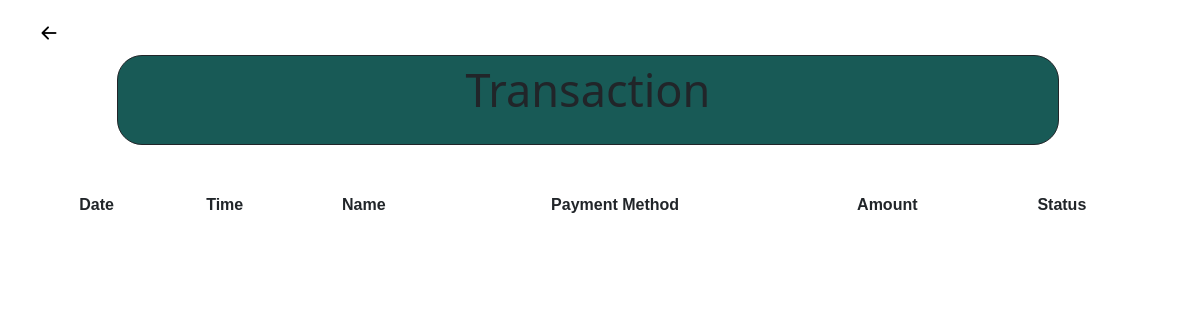
Page /transac.php?userid=10 (signed in) on the earlier database version.
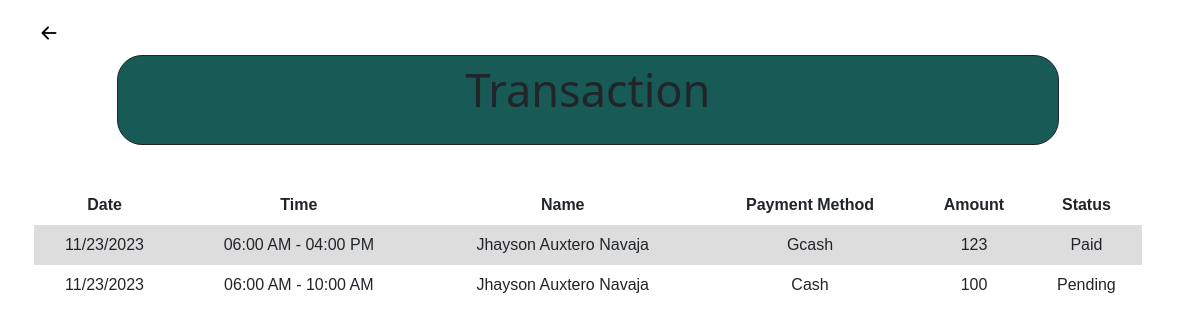
Same page on the later database version.
### tables this page shows
CREATE TABLE `transactions` (
  `id` int(11) NOT NULL,
  `payment_mode` enum('visa','mastercard','gcash','cash') NOT NULL,
  `amount` int(11) NOT NULL,
  `booking_schedule_id` int(11) NOT NULL,
  `status` enum('paid','pending') NOT NULL,
  `createdAt` timestamp NOT NULL DEFAULT current_timestamp(),
  `gcash_no` varchar(255) DEFAULT NULL
);

CREATE TABLE `schedule_time` (
  `id` int(11) NOT NULL,
  `schedule_id` int(11) NOT NULL,
  `time_start` time NOT NULL,
  `time_end` time NOT NULL,
  `status` enum('booked','open') NOT NULL DEFAULT 'open'
);

CREATE TABLE `players` (
  `playerID` int(11) NOT NULL,
  `player_firstname` varchar(50) NOT NULL,
  `player_middlename` varchar(50) NOT NULL,
  `player_lastname` varchar(50) NOT NULL,
  `player_email` varchar(50) NOT NULL,
  `player_gender` varchar(10) NOT NULL,
  `player_phonenumber` int(11) NOT NULL,
  `player_birthdate` date NOT NULL,
  `player_password` varchar(50) NOT NULL,
  `player_address` varchar(50) NOT NULL,
  `player_picture` varchar(50) NOT NULL
);

### transac.php (the view, shortened to what this page needs)
<?php
require('dbconn.php');
$ID = $_GET['userid'];
$gymSql = "SELECT gym_id FROM gym WHERE userid = ".$ID;
$gymResult = mysqli_query($conn, $gymSql);
$gymRow = mysqli_fetch_assoc($gymResult);
if (isset($gymRow)) {
  $scheduleSql = "SELECT id FROM schedule WHERE gym_id = ".$gymRow['gym_id']." ORDER BY id DESC";
	$scheduleResult = mysqli_query($conn, $scheduleSql);
	$scheduleRow = $scheduleResult->fetch_all(MYSQLI_ASSOC);
}
$scheduleIds = array_column($scheduleRow, 'id');
if (count($scheduleIds) > 0) {
  $scheduleTimeSql = "SELECT id FROM schedule_time WHERE schedule_id IN (".implode(",", $scheduleIds).")";
  $scheduleTimeResult = mysqli_query($conn, $scheduleTimeSql);
  $scheduleTimeRow = $scheduleTimeResult->fetch_all(MYSQLI_ASSOC);
}
$scheduleTimeIds = array_column($scheduleTimeRow, 'id');
$transactionRow = [];
if (count($scheduleTimeIds) > 0) {
  $transactionSql = "SELECT t.id as transactionId, t.status as tStatus, t.createdAt as tCreatedAt, t.*, bs.*, p.*, st.* FROM transactions t
    JOIN booking_schedule bs ON bs.id = t.booking_schedule_id
    JOIN players p ON p.playerID = bs.playerID
    JOIN schedule_time st ON st.id = bs.schedule_time_id
    WHERE bs.schedule_time_id IN (".implode(",", $scheduleTimeIds).")";
  $transactionResult = mysqli_query($conn, $transactionSql);
  $transactionRow = $transactionResult->fetch_all(MYSQLI_ASSOC);
}
?>
<!DOCTYPE html>
<head>
    <link href="https://cdn.jsdelivr.net/npm/bootstrap@5.3.1/dist/css/bootstrap.min.css" rel="stylesheet">
    <link rel="stylesheet" href="https://cdnjs.cloudflare.com/ajax/libs/font-awesome/5.15.3/css/all.min.css" />
    <link href='https://unpkg.com/boxicons@2.1.4/css/boxicons.min.css' rel='stylesheet'>
    <link rel="stylesheet" href="home.css">
     <link rel="stylesheet" href="https://cdn.jsdelivr.net/npm/bootstrap@5.0.2/dist/css/bootstrap.min.css">
     <link rel="stylesheet" href="https://cdn.jsdelivr.net/npm/bootstrap-icons@1.5.0/font/bootstrap-icons.css">
</head>
<body>
  <div class="container-fluid">
    <div class="edit-transac row">
      <div class="col" >
        <table>
          <center>
            <div class="arrow2">
              <a href="home.php?userid=<?php echo $ID;?>"><i class="bi bi-arrow-left-short"></i></a>
            </div>
          <p class="one">Transaction</p><br>
          </center>
          <tr>
              <th>Date</th>
              <th>Time</th>
              <th>Name</th>
              <th>Payment Method</th>
              <th>Amount</th>
              <th>Status</th>
            </tr>
           <?php foreach($transactionRow as $row) { ?>
              <tr>
                <td><?php echo date('m/d/Y', strtotime($row['tCreatedAt'])) ?></td>
                <td><?php echo date('h:i A',strtotime($row['time_start']))  ?> - <?php echo date('h:i A',strtotime($row['time_end'])) ?></td>
                <td><?php echo ucfirst($row['player_firstname']).' '.ucfirst($row['player_middlename']).' '.ucfirst($row['player_lastname']) ?></td>
                <td><?php echo ucfirst($row['payment_mode']) ?></td>
                <td><?php echo $row['amount'] ?></td>
                <td><?php echo ucfirst($row['tStatus']) ?></td>
              </tr>
          <?php } ?>
      </table>
      </div>
    </div>
 </div>
</body>
</html>

### home.css (style rules this page uses)
body { font-family: 'Poppins', sans-serif; background-color: #fff; }
.arrow2 .bi { color: #000; margin-right: 100%; font-size: 30px; }
.edit-transac { text-align: center; width: 100%; height: 1000px; padding: 10px; }
p.one { border-style: solid; border-width: 1px; text-align: center; font-size: 45px; background: #185A56; width: 85%; height: 90px; border-radius: 25px; }
table { font: piazolla; font-family: arial, sans-serif; border-collapse: collapse; width: 100%; }
td, th { font: piazolla; border: 1px solid ; text-align: left; padding: 8px; text-align: center; }
tr:nth-child(even) { background-color: #dddddd; }

Differences in the rows shown:
added transactions: createdAt "11/23/2023", schedule_time.time_start "06:00 AM", schedule_time.time_end "04:00 PM", players.player_firstname "Jhayson", players.player_middlename "Auxtero", players.player_lastname "Navaja", payment_mode "Gcash", amount "123", status "Paid"
added transactions: createdAt "11/23/2023", schedule_time.time_start "06:00 AM", schedule_time.time_end "10:00 AM", players.player_firstname "Jhayson", players.player_middlename "Auxtero", players.player_lastname "Navaja", payment_mode "Cash", amount "100", status "Pending"
